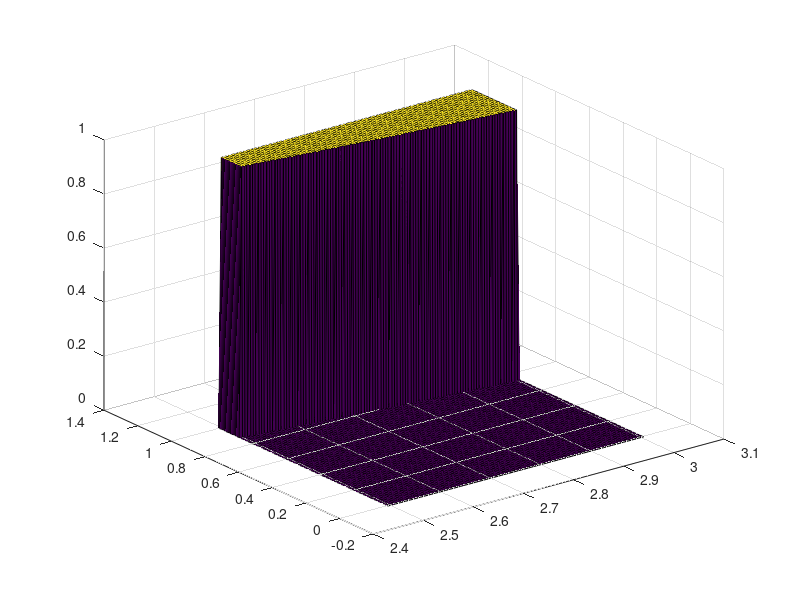

Recreate this plot in MATLAB. (Note: this script raises an error after producing the figure.)


clear, close all

addpath('..')

npoints=1e2;

% b=inh strength, TI=inh time scale, DE=inh delay, TD=tone duration, PR=presentation rate
TI=0.1; TH=0.5; DE=0.02; TD=0.03; PR=15; TR=1/PR; a=0.3; b=2;

% LIM=[2.999,3.001];
LIM=[b+TH,3];
YLIM=[0,1];

% p=+, m=-
N_m=@(TR)exp(-(TR-DE-TD)/TI); N_t=@(TR)exp(-(TR-2*DE)/TI); N_p=@(TR)exp(-(TR-DE)/TI);
M_m=@(TR)exp(-(2*TR-DE-TD)/TI); M_p=@(TR)exp(-(2*TR-TD)/TI);

states = struct;

%% MAIN states 
states.I=@(a,b,c,d,TR) (-b.*N_m(TR)+d-TH>=0).*(a-b+d-TH>=0);
states.IS=@(a,b,c,d,TR) (-b.*N_t(TR)+d-TH>=0).*(a-b+d-TH<0);
states.ID=@(a,b,c,d,TR) (-b.*N_m(TR)+d-TH<0).*(a-b+d-TH>=0);
states.IDS=@(a,b,c,d,TR) (-b.*N_t(TR)+d-TH<0).*(a-b.*N_t(TR)+d-TH>=0).*(a-b+d-TH<0);
states.AS=@(a,b,c,d,TR) (a-b.*N_p(TR)+d-TH<0).*(-b.*M_m(TR)+d-TH>=0);
states.ASD=@(a,b,c,d,TR) (a-b.*N_p(TR)+d-TH<0).*(-b.*M_m(TR)+d-TH<0).*(a-b.*M_m(TR)+d-TH>=0);
states.AP=@(a,b,c,d,TR) (a-b.*M_p(TR)+d-TH<0);

%% CONNECT states
states.AScINT=@(a,b,c,d,TR) (a-b.*N_p(TR)+d-TH>=0).*(a-b.*N_t(TR)+d-TH<0);
states.APcAS=@(a,b,c,d,TR) (a-b.*M_p(TR)+d-TH>=0).*(a-b.*M_m(TR)+d-TH<0);


%% vary c,DF -- plotting
font_size=14; kmax=4;
names=fieldnames(states);
nstates=length(names);

figure('Position', [50 50 900 700])
% subplot(5,3,[3,6]); hold on
%subplot(5,3,[10,13]); hold on

dLIM=(LIM(2)-LIM(1))/npoints;
cs=LIM(1):dLIM:LIM(2);
DFs=YLIM(1):dLIM:YLIM(2);
[X,Y]=meshgrid(cs,DFs); 
S=zeros(length(DFs),length(cs),nstates); 

cs_tmp=(LIM(1)-dLIM):dLIM:(LIM(2)+dLIM);
DFs_tmp=(YLIM(1)-dLIM):dLIM:(YLIM(2)+dLIM);
[X_tmp,Y_tmp]=meshgrid(cs_tmp,DFs_tmp);

text_xs=zeros(nstates,1); text_ys=zeros(nstates,1);

figure(2)
%% generate structure containing periods + changing names of the states (when necessary) + plot states
periods = struct('name',{'None'},'period',{0});
count=1;
for i=1:nstates
    name_tmp=names{i};
    f_tmp=states.(name_tmp);
    
    v_undscr=strfind(name_tmp,'_'); n_undscr=length(v_undscr);
    if n_undscr==2 % W/K state
        m=str2num(name_tmp(v_undscr(1)+1:v_undscr(2)-1));
        k=str2num(name_tmp(v_undscr(2)+1:end));
        if contains(name_tmp,'W')
            periods(end+1)=struct('name',{name_tmp},'period',{2*(m+2*k)*TR});
        elseif contains(name_tmp,'K')
            periods(end+1)=struct('name',{name_tmp},'period',{(m+2*k)*TR});
        end
        name_tmp=strcat(name_tmp(1:v_undscr(1)),'{',num2str(m),',',num2str(k),'}'); % in this case also change name to "_{...}"
    elseif n_undscr==1 % cycle skipping state
        k=str2num(name_tmp(v_undscr(1)+1:end));
        if contains(name_tmp,'INT')
            periods(end+1)=struct('name',{name_tmp},'period',{2*(2*k-1)*TR});
        elseif contains(name_tmp,'S')
            periods(end+1)=struct('name',{name_tmp},'period',{2*k*TR});
        end
        name_tmp=strcat(name_tmp(1:v_undscr(1)),'{',num2str(k),'}'); % in this case also change name to "_{...}"
        
        % rename states to make it clearer when plotting
        name_tmp=switch_name(name_tmp(1:v_undscr(1)-1),name_tmp(v_undscr(1):end));
        
        if k>kmax
            name_tmp="";
        end
        
    else % 2TR-periodic state   
        periods(end+1)=struct('name',{name_tmp},'period',{2*TR});
    end
    
    
%     if ~isempty(str2num(name_tmp(end))) && ~isempty(str2num(name_tmp(end-1)))
%         name_tmp=strcat(name_tmp(1:end-2),'{',name_tmp(end-1),',',name_tmp(end),'}');
%     end
    
    % rewrite K and W states c-d-g-cd-.... and convert them to ^1,^2,...
    lower_v=isstrprop(name_tmp,'lower');  % vector of lower cases 
    first_idx=find(isstrprop(name_tmp,'lower')==0,1); % first upper case index
    if first_idx>1
        lower_str=name_tmp(1:first_idx-1);
        name_tmp=strcat(name_tmp(first_idx:end),'^{',name_tmp(1:first_idx-1),'}');
    end
    
    z_value=periods(end).period/(2*TR);
%     S(:,:,i)=f_tmp(a,b,X,X.*Y,TR)*z_value;
    S(:,:,i)=f_tmp(a,b,X,X.*Y,TR);
    

    
    Z_tmp=zeros(length(DFs)+2,length(cs)+2);
    if sum(S(:,:,i))==0
        disp(strcat('Conditions for ', name_tmp, ' not met'))
    else
        disp(strcat('Conditions for ', name_tmp, ' are met.. plotting'))
        Z_tmp(2:end-1,2:end-1)=count*S(:,:,i);
%         Z_tmp(2:end-1,2:end-1)=S(:,:,i);
        surf(X_tmp,Y_tmp,Z_tmp)
        alpha(.5)
        C=contour(X_tmp,Y_tmp,Z_tmp,[0.5 0.5],'k');
        idx=Z_tmp>0.5; xval=X_tmp(idx); yval=Y_tmp(idx);
        
        xmin=min(xval); xmax=max(xval); dx=xmax-xmin;
        ymin=min(yval); ymax=max(yval); dy=ymax-ymin;
        
        if ~isempty(xmin+dx/2) && ~isempty(ymin+dy/2)
            text_xs(i)=xmin+dx/2; text_ys(i)=ymin+dy/2;
        end
        count=count+1;
    end
    
    if text_xs(i)~=0 && text_ys(i)~=0
        text(text_xs(i),text_ys(i),count+4,name_tmp,'HorizontalAlignment','center','Color','k','fontsize',font_size,'fontweight','bold')
%         text(text_xs(i),text_ys(i),z_value+5,name_tmp,'HorizontalAlignment','center','Color','k','fontsize',font_size,'fontweight','bold')
    end
end

% plot(LIM,[0.8,0.8],'k--','LineWidth',1.5)

colormap('jet')
% colbar=colorbar('horiz'); 
shading interp
view(2)
xlim(LIM)
ylim(YLIM)
xlabel('C','fontsize',font_size)
ylabel('DF','fontsize',font_size)

yticks([0,1])
xticks(LIM)
set(gca,'FontSize',font_size)







%% figure2b
p.b=b; p.taui=TI; p.theta=TH; p.delta=DE; p.TD=TD; p.tau=0.001;

tstart=1/PR;
tstop=7/PR-0.001;

Si=@(z) z>=0;
ddehist=@(t) [1,0,1,0];

t=0:0.00001:tstop;

FA=@(t,p) Si(t-tstart).* ( p.c*Si(mod(t,2*TR)-TR).*Si(TR+p.TD-mod(t,2*TR))+p.d*Si(mod(t-TR,2*TR)-TR).*Si(TR+p.TD-mod(t-TR,2*TR)) );
FB=@(t,p) Si(t-tstart).* ( p.c*Si(mod(t-TR,2*TR)-TR).*Si(TR+p.TD-mod(t-TR,2*TR))+p.d*Si(mod(t,2*TR)-TR).*Si(TR+p.TD-mod(t,2*TR)) );

dydt=@(t,y,Z,p) [...
    (-y(1)+Si(p.a*y(2)-p.b*Z(4,1)+FA(t,p)-p.theta))/p.tau;...
    (-y(2)+Si(p.a*y(1)-p.b*Z(3,1)+FB(t,p)-p.theta))/p.tau;...
    Si(y(1)-p.theta)*(1-y(3))/p.tau-y(3)/p.taui;...
    Si(y(2)-p.theta)*(1-y(4))/p.tau-y(4)/p.taui;...
    ];


lags=[p.delta];
tspan=[0,tstop];

njumps=floor(PR*tstop);
jumps=zeros(1,3*njumps);
labels=strings(1,3*njumps);

k=1;
while(k<njumps+1)
    if (mod(k,2))
        jumps(3*k-2)=k/PR; labels(3*k-2)="0";
        jumps(3*k-1)=k/PR+p.delta; labels(3*k-1)="D";
        jumps(3*k)=k/PR+p.TD; labels(3*k)="TD";
    else
        jumps(3*k-2)=k/PR; labels(3*k-2)="TR";
        jumps(3*k-1)=k/PR+p.delta; labels(3*k-1)="TR+D";
        jumps(3*k)=k/PR+p.TD; labels(3*k)="TR+TD";
    end
    k=k+1;
end

[~,idx]=sort(jumps);
jumps=jumps(idx);
labels=labels(idx);

options = ddeset('RelTol',1e-7,'AbsTol',1e-7,'Jumps',jumps);

names={'I','IS','ID','IDS','AS','ASD','AScINT','APcAS','AP'}; 
nnames=length(names);

q=[...
    3, 0.9; ... % I
    3, 0.715; ... % INTS
    3, 0.68; ... % INTD
    3, 0.625; ... % INTDS
    3, 0.47; ... % AS 
    3, 0.4; ... % ASD
    3, 0.53; ... % AScINT
    3, 0.33; ... % APcAS
    3, 0.2 ... % AP
    ];


out=cell(nnames,1);
for i=1:nnames
    p.c = q(i,1); p.d = p.c*q(i,2);
    if i==3
        p.a=0.6;
    else
        p.a=0.3;
    end
    
    if i==2 || i==9
        p.tau=0.0005;
    elseif i==4 || i==6
        p.tau=0.002;
    elseif i==3
        p.tau=0.004;
    else
        p.tau=0.0005;
    end
    
    sol = dde23(@(t,y,Z) dydt(t,y,Z,p), lags, @(t) ddehist(t), tspan, options);
    t=sol.x; y=sol.y; % z=sol.yp;
    out{i}=[t;y];
end



%% plotting
make_colors
font_size=15;

figure(1)
% tight_margin_plot
xlimits=[tstop-2/PR,tstop]-0.005;
lw=2;

for i=1:nnames
%     subplot(3,4,i+ceil(i/3)); hold on
    subplot(5,3,i+(ceil(i/2)-1)); hold on

%     subplot(3,4,i+ceil(i/3)-1); hold on
%     subplot(3,3,i); hold on
    tmp=out{i};
    t=tmp(1,:); y=tmp(2:end,:);
    plot(t,y(1,:),'-','Color',dark_blue,'LineWidth',lw)
    plot(t,y(2,:),'-','Color',inred,'LineWidth',lw)
    plot(t+p.delta,y(3,:),'-','Color',light_blue,'LineWidth',lw)
    plot(t+p.delta,y(4,:),'-','Color',orange,'LineWidth',lw)
    for element=jumps
        q=plot([element,element],[-0.1,1.1],'LineStyle','-','Color','k','LineWidth',1);
        q.Color(4) = 0.25;
    end
    
    if (i>=7)
        xticks(jumps)
        xticklabels(labels)
    else
        set(gca,'xtick',[])
        set(gca,'ytick',[])
    end
    
    if(i==9)
        legend('u_A','u_B','s_A','s_B','FontSize',font_size,'Orientation','horizontal')
    end
    yticks([0,1])
    xlim(xlimits)
    title(names{i},'fontsize',font_size)
    ylim([-0.1,1.1])
    set(gca,'FontSize',font_size)
end





%% PR vs df
figure(3), hold on 
% TI=0.1; TH=0.5; DE=0.02; TD=0.03; PR=15; TR=1/PR; a=0.8; b=2;
c=5; m=6; a=1; TI=0.2; DE=0.01; TH=0.5; b=2;
lw=1;

% p=+, m=-
N_m=@(TR)exp(-(TR-DE-TD)/TI); N_t=@(TR)exp(-(TR-2*DE)/TI); N_p=@(TR)exp(-(TR-DE)/TI);
M_m=@(TR)exp(-(2*TR-DE-TD)/TI); M_p=@(TR)exp(-(2*TR-TD)/TI);

states = struct;

%% MAIN states 
states.INT=@(a,b,c,d,TR) (-b.*N_m(TR)+d-TH>=0).*(a-b+d-TH>=0);
states.INTS=@(a,b,c,d,TR) (-b.*N_t(TR)+d-TH>=0).*(a-b+d-TH<0);
states.INTD=@(a,b,c,d,TR) (-b.*N_m(TR)+d-TH<0).*(a-b+d-TH>=0);
states.INTDS=@(a,b,c,d,TR) (-b.*N_t(TR)+d-TH<0).*(a-b.*N_t(TR)+d-TH>=0).*(a-b+d-TH<0);
states.AS=@(a,b,c,d,TR) (a-b.*N_p(TR)+d-TH<0).*(-b.*M_m(TR)+d-TH>=0);
states.ASD=@(a,b,c,d,TR) (a-b.*N_p(TR)+d-TH<0).*(-b.*M_m(TR)+d-TH<0).*(a-b.*M_m(TR)+d-TH>=0);
states.AP=@(a,b,c,d,TR) (a-b.*M_p(TR)+d-TH<0);

%% CONNECT states
states.AScINT=@(a,b,c,d,TR) (a-b.*N_p(TR)+d-TH>=0).*(a-b.*N_t(TR)+d-TH<0);
states.APcAS=@(a,b,c,d,TR) (a-b.*M_p(TR)+d-TH>=0).*(a-b.*M_m(TR)+d-TH<0);


% TI=0.15;

% subplot(5,3,[9,12,15]); hold on
% subplot(5,3,[11,12,14,15]); hold on

font_size=14; kmax=4;
names=fieldnames(states);
nstates=length(names);

LIM=[3,25];
YLIM=[0,1];

dTR=0.1; TRs=LIM(1):dTR:LIM(2);
ddf=0.001; dfs=YLIM(1):ddf:YLIM(2);

[X,Y]=meshgrid(TRs,dfs);
S=zeros(length(dfs),length(TRs),nstates); 

count=1;
for i=1:nstates
    name_tmp=names{i};
    f_tmp=states.(name_tmp);
    
    S(:,:,i)=i*f_tmp(a,b,c,c*(1-Y.^(1/m)),1./X);

    if sum(S(:,:,i))==0
        disp(strcat('Conditions for ', name_tmp, ' not met'))
    else
        disp(strcat('Conditions for ', name_tmp, ' are met.. plotting'))
%         surf(X,Y,S(:,:,i))
        alpha(.5)
        C=contour(X,Y,S(:,:,i),(i-1)+[0.5,0.5],'k','LineWidth',lw);
        count=count+1;
    end
end

xlabel('PR','fontsize',font_size)
ylabel('df','fontsize',font_size)
% colormap('jet')
% colbar=colorbar('horiz'); 
shading interp
view(2)
xlim(LIM)
ylim(YLIM)
set(gca,'FontSize',font_size)

% yticks(YLIM(1):0.2:YLIM(2))
xticks(LIM(1):10:LIM(2))






















